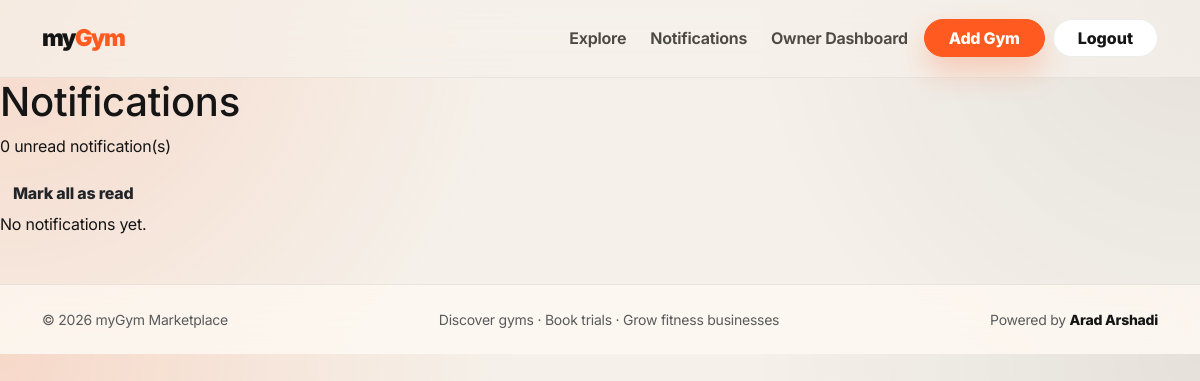
Page /notifications/ (signed in) on the earlier database version.
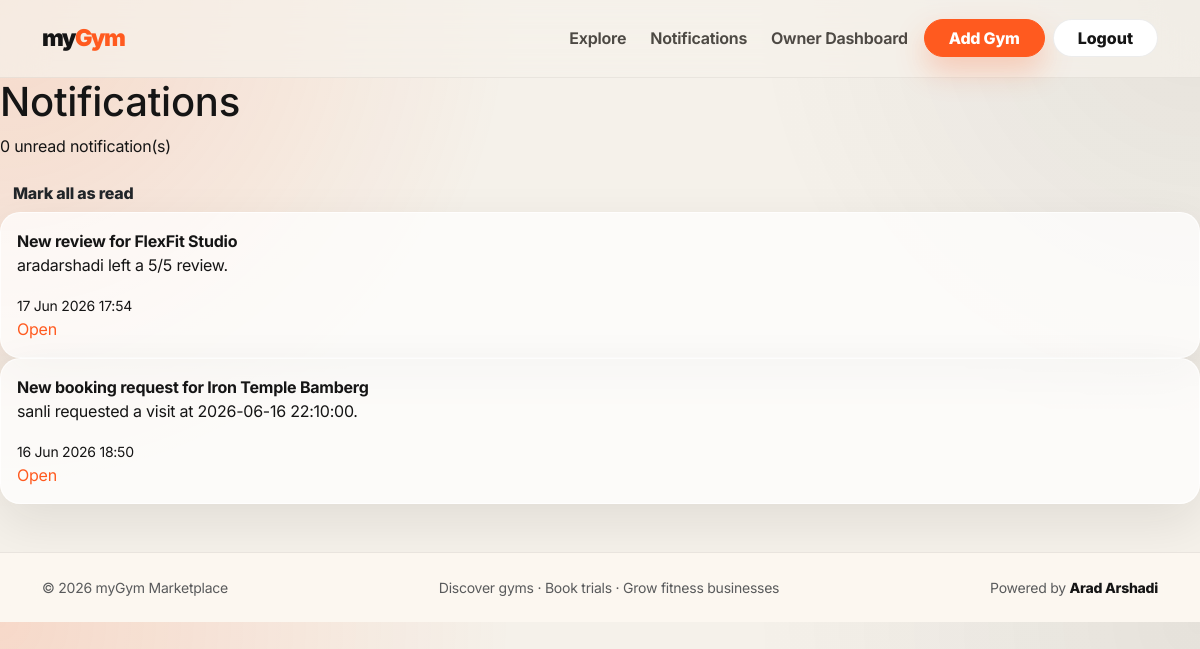
Same page on the later database version.
### apps/notifications/models.py (models this page shows, shortened)
class Notification(models.Model):
    class Kind(models.TextChoices):
        SYSTEM = 'SYSTEM', 'System'
        BOOKING = 'BOOKING', 'Booking'
        REVIEW = 'REVIEW', 'Review'
        GYM = 'GYM', 'Gym'
    recipient = models.ForeignKey(settings.AUTH_USER_MODEL, on_delete=models.CASCADE, related_name='notifications')
    sender = models.ForeignKey(settings.AUTH_USER_MODEL, on_delete=models.SET_NULL, null=True, blank=True, related_name='sent_notifications')
    kind = models.CharField(max_length=20, choices=Kind.choices, default=Kind.SYSTEM)
    title = models.CharField(max_length=160)
    message = models.TextField()
    url = models.CharField(max_length=255, blank=True)
    is_read = models.BooleanField(default=False)
    created_at = models.DateTimeField(auto_now_add=True)
    class Meta:
        ordering = ['-created_at']

### apps/notifications/views.py (the view)
# urls.py: path('', views.notification_list, name='notification_list'),
@login_required
def notification_list(request):
    notifications = Notification.objects.filter(recipient=request.user)
    unread_count = notifications.filter(is_read=False).count()
    return render(request, 'notifications/notification_list.html', {
        'notifications': notifications,
        'unread_count': unread_count,
    })

### templates/notifications/notification_list.html
{% extends 'base.html' %}
{% block content %}
<h1>Notifications</h1>
<p>{{ unread_count }} unread notification(s)</p>
<a class="btn" href="{% url 'mark_all_notifications_read' %}">Mark all as read</a>
<div class="notification-list">
  {% for notification in notifications %}
    <article class="notification-card {% if not notification.is_read %}unread{% endif %}">
      <div>
        <strong>{{ notification.title }}</strong>
        <p>{{ notification.message }}</p>
        <small>{{ notification.created_at|date:'d M Y H:i' }}</small>
      </div>
      <a href="{% url 'mark_notification_read' notification.id %}">Open</a>
    </article>
  {% empty %}
    <p>No notifications yet.</p>
  {% endfor %}
</div>
{% endblock %}

Differences in the rows shown:
added Notification: title "New review for FlexFit Studio", message "aradarshadi left a 5/5 review.", created_at "17 Jun 2026 17:54"
added Notification: title "New booking request for Iron Temple Bamberg", message "sanli requested a visit at 2026-06-16 22:10:00.", created_at "16 Jun 2026 18:50"
Other differences:
text no longer shown: "No notifications yet."
